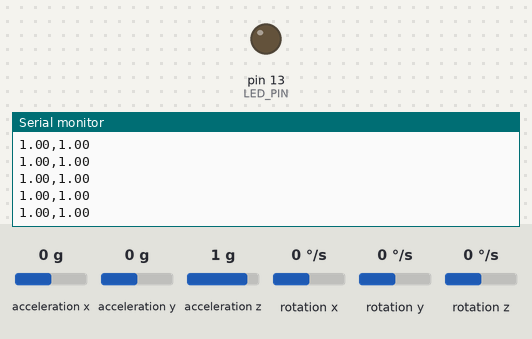
The sketch below on a simulated Arduino Uno, built with avr-gcc and run on an emulated ATmega328P. On the bench: output pins drawn as LEDs (lit = HIGH), the last lines printed to the serial monitor. The inputs (shaded band) are chosen by the test bench; at power-on: acceleration z 1 g, acceleration x 0 g, acceleration y 0 g, rotation x 0 °/s, rotation y 0 °/s, rotation z 0 °/s.

Above: at 1.2 s.
1.3 s: acceleration z set to 0 g
At 1.8 s:
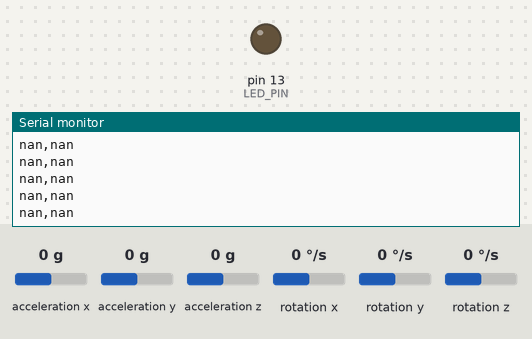
3.2 s: acceleration x set to -1.4 g
At 4.1 s:
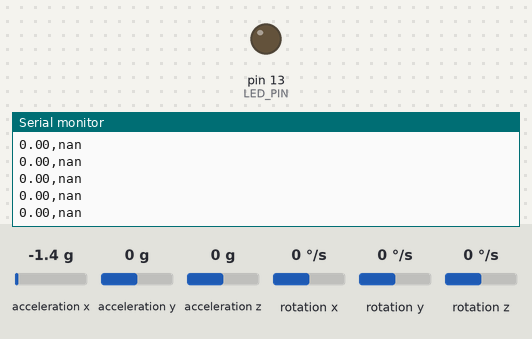

The sketch:

MPU6050_simple_weights.ino
```cpp
// Using the MPU6050 and a simplified Kalman-like algorithm, orientation of the sensor is estimated

#include "I2Cdev.h"
#include "MPU6050.h"
#include <math.h>

#if I2CDEV_IMPLEMENTATION == I2CDEV_ARDUINO_WIRE
    #include "Wire.h"
#endif

#define PI 3.14159265

#define LSB_PER_G 16384.0       // bits per g
#define LSB_PER_DEGSEC 131      // bits per degree/sec
#define G 9.81

#define ACC_SENSITIVITY 2       // in g
#define GYRO_SENSITIVITY 250    // in degrees/sec

#define LED_PIN 13


/***Variables declaration***/

MPU6050 accelgyro;

float R_Est[3];       // estimation of projection of normalized gravitation vector
float R_Accel[3];     // projection of normalized gravitation vector on x/y/z axis, as measured by accelerometer (in g)
float R_Gyro[3];      // projection of normalized gravitation vector obtained from last estimated value and gyro movement (in g)

float gyro_weight = 10; // the larger, the more we trust the gyro (it's actually w_gyro / w_accel) - fixed
unsigned long t_old;    // for measuring time elapsed
bool firstTime;         // true if it is the first iteration of the estimation algorithm

/**********************************************************/


void setup() {

    // join I2C bus (I2Cdev library doesn't do this automatically)
    #if I2CDEV_IMPLEMENTATION == I2CDEV_ARDUINO_WIRE
        Wire.begin();
    #elif I2CDEV_IMPLEMENTATION == I2CDEV_BUILTIN_FASTWIRE
        Fastwire::setup(400, true);
    #endif

    // initialize serial communication
    // (38400 chosen because it works as well at 8MHz as it does at 16MHz, but
    // it's really up to you depending on your project)
    Serial.begin(38400);

    // initialize device
    Serial.println("Initializing I2C devices...");
    // with accel_range = +-2g, gyro_range = +-250 degrees/sec
    accelgyro.initialize();

    // verify connection
    Serial.println("Testing device connections...");
    Serial.println(accelgyro.testConnection() ? "MPU6050 connection successful" : "MPU6050 connection failed");


    // Update internal offsets (necessary every now and again)
    Serial.println("Updating internal sensor offsets...");
    accelgyro.setXAccelOffset(-3285);
    delay(5);
    accelgyro.setYAccelOffset(1300);
    delay(5);
    accelgyro.setZAccelOffset(1155);
    delay(5);
    accelgyro.setXGyroOffset(108);
    delay(5);
    accelgyro.setYGyroOffset(-68);
    delay(5);
    accelgyro.setZGyroOffset(-2);


    t_old = micros();
    firstTime = true;

    // configure Arduino LED pin for output
    pinMode(LED_PIN, OUTPUT);
}


void loop() {


    getEstimation();

    Serial.print(R_Accel[2]);  //Inclination X axis (as measured by accelerometer)
    Serial.print(",");
    Serial.print(R_Est[2]);    //Inclination X axis (estimated / filtered)
    Serial.println("");

}

void getEstimation(){

    static int i;               // for for loops
    static unsigned long t_new; // for time measurement
    static float dt;

    // accelerometer and gyro raw values (no units)
    static int16_t a_raw[3];
    static int16_t g_raw[3];

    // auxiliary values
    static float g_ang_vel[3];   // in degrees/sec
    static float Az[2];          //angles between projection of the vector on XZ/YZ plane and Z axis (deg)
    static float signRzGyro;     // sign of the z component of the gyro estimation for the gravity vector


    /***Get measurements and time step***/

    t_new = micros(); // in us

    // read raw accel/gyro measurements from device
    accelgyro.getMotion6(&a_raw[0], &a_raw[1], &a_raw[2], &g_raw[0], &g_raw[1], &g_raw[2]);

    dt = (t_new - t_old) / 1000000.0f; // in sec
    t_old = t_new;

//    Serial.print("Raw a/g:\t");
//    print_data(a_raw,3);
//    print_data(g_raw,3);
//    Serial.print('\n');

    /**********************************************************/


    /***Get accelerometer data in g and gyro in degrees/sec***/

    for(i=0;i<3;i++){
      R_Accel[i] = a_raw[i] / LSB_PER_G;
      g_ang_vel[i] = g_raw[i] / LSB_PER_DEGSEC;
    }

    // normalize acceleration vector
    normalized(R_Accel);

//    Serial.print("Meaningful a/g:\t");
//    print_data(R_Accel,3);
//    print_data(g_ang_vel,3);
//    Serial.print('\n');

    /**********************************************************/

    if(firstTime){
      // initialize algorithm with accelerometer measurement
      for(i=0;i<3;i++){
        R_Est[i] = R_Accel[i];
      }
      firstTime = false;
    }
    else{
      if(abs(R_Est[2]) < 0.1){
        //Rz is too small and because it is used as reference for computing Axz and Ayz, its error fluctuations will amplify leading to bad results
        //in this case skip the gyro data and just use previous estimate
        for(i=0;i<=2;i++)
          R_Gyro[i] = R_Est[i];
      }
      else{
        // calculate R_Gyro normally

        // get angles between projection of R on ZX/ZY plane and Z axis, based on last R_Est and gyro measurement
        for(i=0;i<=1;i++){
          Az[i] = (atan2(R_Est[i],R_Est[2]) * 180 / PI) + g_ang_vel[i] * dt;  // here is the problem: if Rz too small --> atan() lacks precision in very large numbers
        }

        /*
        // The following doesn't make sense: The gyro measurement is sound, but the estimation comes also from the accelerometer.
        // The accelerometer, uses the gravity vector to compute roll, pitch and yaw. Therefore, when one of the axis alligns with the vector,
        // the rotation around that axis cannot be measured by the accelerometer anymore.

         yaw = (atan2(R_Est[0],R_Est[1]) * 180 / PI) + g_ang_vel[2] * dt;
        */

        // estimate sign of RzGyro by looking in what qudrant the angle Axz is: pozitive if Axz in range -90 ..90 => cos(Axz) >= 0
        signRzGyro = ( cos(Az[0] * PI / 180) >=0 ) ? 1 : -1;

        // Use analytically derived relationships to obtain the gyro estimation
        R_Gyro[0] = sin(Az[0] * PI / 180) / sqrt( 1 + squared(cos(Az[0] * PI / 180)) * squared(tan(Az[1] * PI / 180)) );
        R_Gyro[1] = sin(Az[1] * PI / 180) / sqrt( 1 + squared(cos(Az[1] * PI / 180)) * squared(tan(Az[0] * PI / 180)) );
        R_Gyro[2] = signRzGyro * sqrt(1 - squared(R_Gyro[0]) - squared(R_Gyro[1]));
      }

      // normalize gyro estimation
      normalized(R_Gyro);

      //combine Accelerometer and Gyro readings
      for(i=0;i<=2;i++)
        R_Est[i] = (R_Accel[i] + gyro_weight * R_Gyro[i]) / (1 + gyro_weight);

      // normalize estimation vector
      normalized(R_Est);
    }
}


inline void print_data(const int16_t a[], int len){

    for(int i=0;i<len;i++){
      Serial.print(a[i]); Serial.print("\t");
    }

}

inline void print_data(const float a[], int len){

    for(int i=0;i<len;i++){
      Serial.print(a[i]); Serial.print("\t");
    }

}


inline float squared(float x){
  return x*x;
}

inline void normalized(float a[]){
  // Normalizes a 3d-vector

  float len = sqrt(squared(a[0]) + squared(a[1]) + squared(a[2]));

  for(int i=0;i<3;i++){
    a[i] /= len;
  }
}
```

Measured:
- after the input at 1.3 s, the serial monitor: prints a new line at once (image 1)
- after the input at 3.2 s, the serial monitor: prints a new line at once (image 2)
